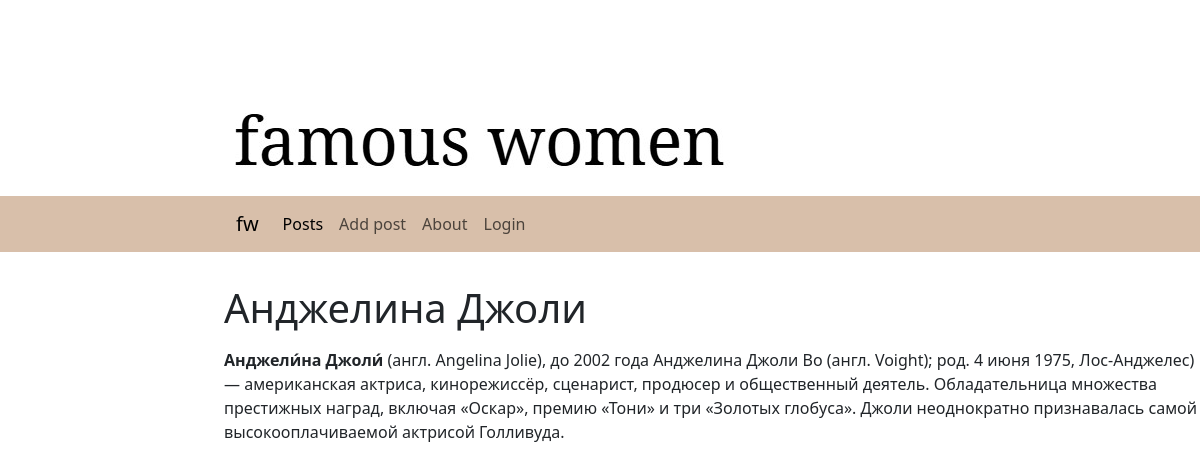
The page /posts/post/slug-2/ on the database its author committed.
### women/models.py (models this page shows, shortened)
class Data_db(models.Model):
    class Status(models.IntegerChoices):
        DR = 0, 'Черновик'
        PUB = 1, 'Опубликовано'
    title = models.CharField(max_length=255)
    content = models.TextField(blank=True)
    time_create = models.DateTimeField(auto_now_add=True)
    time_update = models.DateTimeField(auto_now=True)
    is_published = models.BooleanField(choices=Status.choices, default=Status.PUB)
    slug = models.SlugField(max_length=255, unique=True, db_index=True)
    objects = models.Manager()
    Published_manager = PublishedManager()
    cat = models.ForeignKey('Category_db', on_delete=models.PROTECT)

### women/views.py (the view)
# urls.py: path('posts/post/<slug:post_slug>/', views.post, name='post'),
def post(request, post_slug):
     post = get_object_or_404(Data_db, slug=post_slug)
     data = {
          'title':post.title,
          'menu':menu,
          'post':post,
          'cat_selected': 1,
     }
     return render(request, 'women/post.html', context=data)

### women/templates/women/post.html
{% extends 'base.html' %}
{% block content %}
{% autoescape off %}
<h1 style="margin-left: 14rem; margin-top: 2rem;">{{ title }}</h1>
<p style="margin-left: 14rem; margin-top: 1rem;">{{ post.content }}</p>
{% endautoescape %}
{% endblock %}

### rows shown on the page
Data_db: title "Анджелина Джоли", content "Анджели́на Джоли́ (англ. Angelina Jolie), до 2002 года Анджелина Джоли Во (англ. Voight); род. 4 июня 1975, Лос-Анджелес) — американская актриса, кинорежиссёр, сценарист, продюсер и общественный деятель. Обладательница множества престижных наград, включая «Оскар», премию «Тони» и три «Золотых глобуса». Джоли неоднократно признавалась самой высокооплачиваемой актрисой Голливуда."
